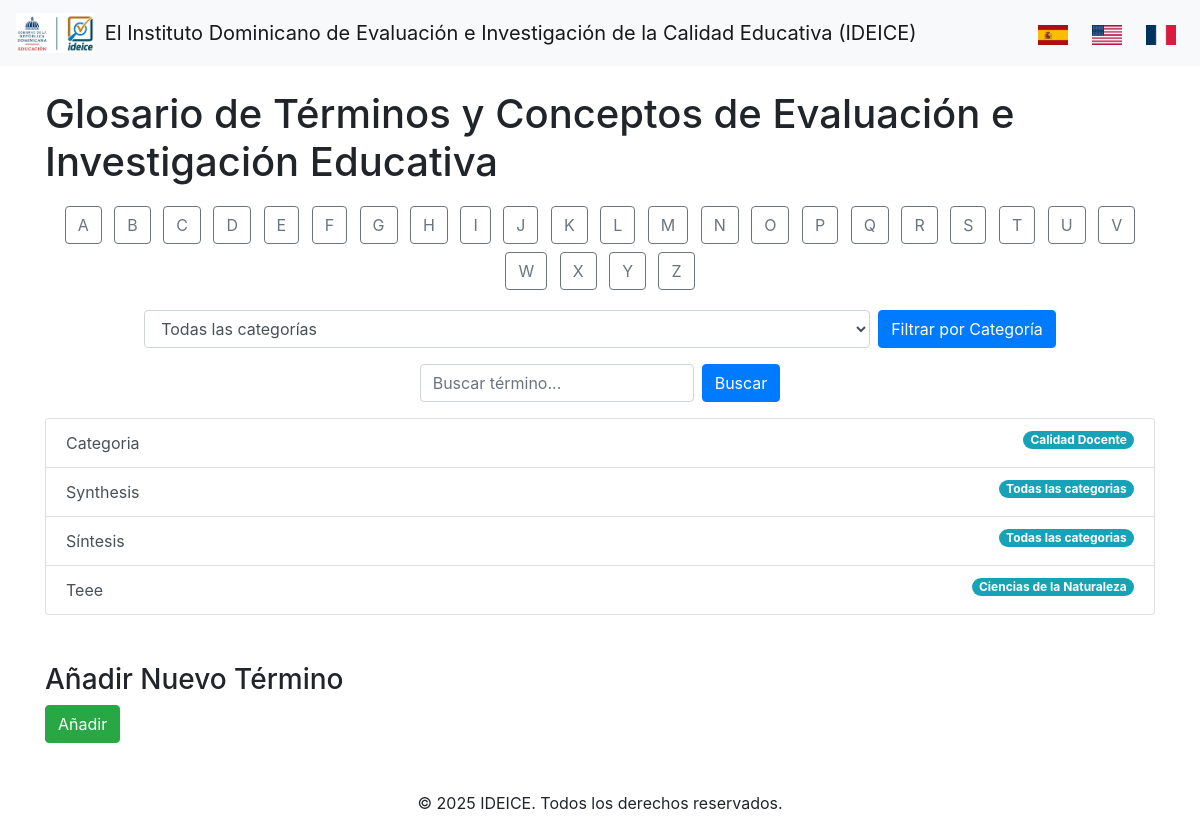
Page /?lang=fr on the committed database.
### models.py (models this page shows)
class Term(db.Model):
    id = db.Column(db.Integer, primary_key=True)
    codigo = db.Column(db.String(50), unique=True, nullable=False)
    termino = db.Column(db.String(255), nullable=False)
    categoria = db.Column(db.String(200), nullable=False)
    term_es = db.Column(db.Text, nullable=False)
    term_en = db.Column(db.Text, nullable=False)
    term_fr = db.Column(db.Text, nullable=False)
    ejemplo1_es = db.Column(db.Text, nullable=True)
    ejemplo1_en = db.Column(db.Text, nullable=True)
    ejemplo1_fr = db.Column(db.Text, nullable=True)
    ejemplo2_es = db.Column(db.Text, nullable=True)
    ejemplo2_en = db.Column(db.Text, nullable=True)
    ejemplo2_fr = db.Column(db.Text, nullable=True)
    fuente = db.Column(db.String(400), nullable=True)
    observacion = db.Column(db.Text, nullable=True)

### app.py (the view)
@app.route('/', methods=['GET', 'POST'])
def index():
    lang = get_locale()
    session['lang'] = lang
    query = request.args.get('q', '')
    letra = request.args.get('letra', '')
    categoria = request.args.get('categoria', '')
    terms_query = Term.query
    if query:
        terms_query = terms_query.filter(Term.termino.ilike(f'%{query}%'))
    if letra:
        terms_query = terms_query.filter(Term.termino.like(f'{letra}%'))
    if categoria:
        terms_query = terms_query.filter(Term.categoria == categoria)
    terms = terms_query.order_by(Term.termino).all()
    return render_template('index.html', terms=terms, lang=lang, locale=lang, categorias=CATEGORIAS)

### app.py (called while the page is built)
def get_locale():
    lang = request.args.get('lang', app.config['BABEL_DEFAULT_LOCALE'])  # Default a 'es'
    return lang

### templates/index.html (shortened to what this page needs)
{% extends "base.html" %}
{% block content %}
    <h1>{{ _('Glosario de Términos y Conceptos de Evaluación e Investigación Educativa') }}</h1>
    <div class="text-center my-3">
        {% for letra in 'ABCDEFGHIJKLMNOPQRSTUVWXYZ' %}
            <a href="{{ url_for('index', letra=letra, lang=lang) }}" class="btn btn-outline-secondary m-1">{{ letra }}</a>
        {% endfor %}
    </div>
    <form method="GET" class="form-inline justify-content-center my-3">
        <select name="categoria" class="form-control mr-2">
            <option value="">{{ _('Todas las categorías') }}</option>
        </select>
        <button type="submit" class="btn btn-primary">{{ _('Filtrar por Categoría') }}</button>
    </form>
    <form method="GET" class="form-inline justify-content-center my-3">
        <input type="text" name="q" class="form-control mr-2" placeholder="{{ _('Buscar término...') }}">
        <button type="submit" class="btn btn-primary">{{ _('Buscar') }}</button>
    </form>
    <div class="list-group">
        {% for term in terms %}
            <a href="{{ url_for('term_detail', id=term.id, lang=lang) }}" class="list-group-item list-group-item-action">
                {{ term.termino }} <span class="badge badge-pill badge-info float-right">{{ term.categoria }}</span>
            </a>
        {% endfor %}
    </div>
<h3 class="mt-5">{{ _('Añadir Nuevo Término') }}</h3>
<a href="{{ url_for('add_term', lang=lang) }}" class="btn btn-success">{{ _('Añadir') }}</a>
{% endblock %}

### static/css/styles.css (style rules this page uses)
body { background-color: #f8fafc; }
html, body { height: 100%; }
body { display: flex; flex-direction: column; min-height: 100vh; }

### rows in the picture
Term: termino "Categoria", categoria "Calidad Docente"
Term: termino "Synthesis", categoria "Todas las categorias"
Term: termino "Síntesis", categoria "Todas las categorias"
Term: termino "Teee", categoria "Ciencias de la Naturaleza"

### other values in the picture
{{ letra }} "A" "B" "C" "D" "E" "F" "G" "H" "I" "J" "K" "L" "M" "N" "O" "P" "Q" "R" "S" "T" "U" "V" "W" "X" "Y" "Z"
form field categoria "Todas las categorías"
